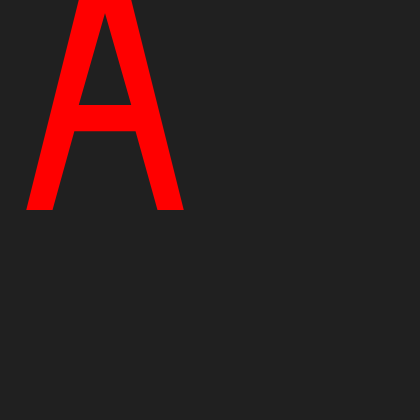
Frame 1 (no input)
Frame 60 (the mouse pressed at the canvas centre just before this capture): identical to frame 1, image omitted
Frame 120 (the mouse held since frame 60 and released just before this capture): identical to frame 1, image omitted

The Processing sketch that drew this single still picture (run headless with seeded random() and noise(); from frame 60 on, the mouse is pressed at the canvas centre):

// Processing sketch: assignment_nn_letterForms
// ── assignment_nn_letterForms.pde

void setup() {
  size(420, 420);
  noStroke();
  background(64);
}

void draw() {
  background(32);
  a(0, 0, width / 2.0, height / 2.0, color(255, 0, 0));
}

void a(float x, float y, float w, float h, color c) {
  fill(c);
  beginShape();
  vertex(x + w * 0.125, y + h);
  vertex(x + w * 0.375, y);
  vertex(x + w * 0.625, y);
  vertex(x + w * 0.875, y + h);
  vertex(x + w * 0.75, y + h);
  vertex(x+ w * 0.6455, y + h * 0.625);
  vertex(x + w * 0.354, y + h * 0.625);
  vertex(x + w * 0.25, y + h);
  beginContour();
  vertex(x + w * 0.5, y + h * 0.0625);
  vertex(x + w * 0.375, y + h * 0.5);
  vertex(x+ w * 0.625, y + h * 0.5);
  endContour();
  endShape(CLOSE);
}
